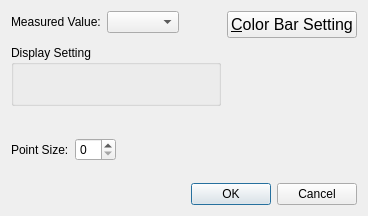
<?xml version="1.0" encoding="UTF-8"?>
<ui version="4.0">
 <class>MeasuredDataPointSettingDialog</class>
 <widget class="QDialog" name="MeasuredDataPointSettingDialog">
  <property name="geometry">
   <rect>
    <x>0</x>
    <y>0</y>
    <width>368</width>
    <height>216</height>
   </rect>
  </property>
  <property name="windowTitle">
   <string>Scalar Setting</string>
  </property>
  <layout class="QVBoxLayout" name="verticalLayout_3">
   <item>
    <layout class="QHBoxLayout" name="horizontalLayout_4">
     <item>
      <layout class="QVBoxLayout" name="verticalLayout">
       <item>
        <layout class="QHBoxLayout" name="horizontalLayout_3">
         <item>
          <widget class="QLabel" name="measuredValueLabel">
           <property name="text">
            <string>Measured Value:</string>
           </property>
          </widget>
         </item>
         <item>
          <widget class="QComboBox" name="measuredValueComboBox"/>
         </item>
         <item>
          <spacer name="horizontalSpacer">
           <property name="orientation">
            <enum>Qt::Horizontal</enum>
           </property>
           <property name="sizeHint" stdset="0">
            <size>
             <width>40</width>
             <height>20</height>
            </size>
           </property>
          </spacer>
         </item>
        </layout>
       </item>
       <item>
        <widget class="LookupTableEditWidget" name="colormapWidget" native="true"/>
       </item>
       <item>
        <widget class="QGroupBox" name="contourGroupBox">
         <property name="title">
          <string>Display Setting</string>
         </property>
         <layout class="QHBoxLayout" name="horizontalLayout_5">
          <item>
           <widget class="ContourSettingWidget" name="contourWidget" native="true"/>
          </item>
          <item>
           <spacer name="horizontalSpacer_3">
            <property name="orientation">
             <enum>Qt::Horizontal</enum>
            </property>
            <property name="sizeHint" stdset="0">
             <size>
              <width>343</width>
              <height>20</height>
             </size>
            </property>
           </spacer>
          </item>
         </layout>
        </widget>
       </item>
       <item>
        <layout class="QHBoxLayout" name="horizontalLayout">
         <item>
          <widget class="TransparencyWidget" name="transparencyWidget" native="true"/>
         </item>
         <item>
          <spacer name="horizontalSpacer_2">
           <property name="orientation">
            <enum>Qt::Horizontal</enum>
           </property>
           <property name="sizeHint" stdset="0">
            <size>
             <width>40</width>
             <height>20</height>
            </size>
           </property>
          </spacer>
         </item>
        </layout>
       </item>
       <item>
        <layout class="QHBoxLayout" name="horizontalLayout_2">
         <item>
          <widget class="QLabel" name="pointSizeLabel">
           <property name="text">
            <string>Point Size:</string>
           </property>
          </widget>
         </item>
         <item>
          <widget class="QSpinBox" name="pointSizeSpinBox"/>
         </item>
         <item>
          <spacer name="horizontalSpacer_4">
           <property name="orientation">
            <enum>Qt::Horizontal</enum>
           </property>
           <property name="sizeHint" stdset="0">
            <size>
             <width>40</width>
             <height>20</height>
            </size>
           </property>
          </spacer>
         </item>
        </layout>
       </item>
       <item>
        <spacer name="verticalSpacer">
         <property name="orientation">
          <enum>Qt::Vertical</enum>
         </property>
         <property name="sizeHint" stdset="0">
          <size>
           <width>180</width>
           <height>31</height>
          </size>
         </property>
        </spacer>
       </item>
      </layout>
     </item>
     <item>
      <layout class="QVBoxLayout" name="verticalLayout_2">
       <item>
        <widget class="QPushButton" name="colorbarSettingButton">
         <property name="font">
          <font>
           <pointsize>12</pointsize>
          </font>
         </property>
         <property name="text">
          <string>&amp;Color Bar Setting</string>
         </property>
        </widget>
       </item>
       <item>
        <spacer name="verticalSpacer_2">
         <property name="orientation">
          <enum>Qt::Vertical</enum>
         </property>
         <property name="sizeHint" stdset="0">
          <size>
           <width>20</width>
           <height>40</height>
          </size>
         </property>
        </spacer>
       </item>
      </layout>
     </item>
    </layout>
   </item>
   <item>
    <widget class="QDialogButtonBox" name="buttonBox">
     <property name="orientation">
      <enum>Qt::Horizontal</enum>
     </property>
     <property name="standardButtons">
      <set>QDialogButtonBox::Cancel|QDialogButtonBox::Ok</set>
     </property>
    </widget>
   </item>
  </layout>
 </widget>
 <customwidgets>
  <customwidget>
   <class>TransparencyWidget</class>
   <extends>QWidget</extends>
   <header>guibase/widget/transparencywidget.h</header>
   <container>1</container>
  </customwidget>
  <customwidget>
   <class>ContourSettingWidget</class>
   <extends>QWidget</extends>
   <header>guibase/widget/contoursettingwidget.h</header>
   <container>1</container>
   <slots>
    <signal>contourChanged()</signal>
   </slots>
  </customwidget>
  <customwidget>
   <class>LookupTableEditWidget</class>
   <extends>QWidget</extends>
   <header>guicore/scalarstocolors/lookuptableeditwidget.h</header>
   <container>1</container>
  </customwidget>
 </customwidgets>
 <resources/>
 <connections>
  <connection>
   <sender>buttonBox</sender>
   <signal>accepted()</signal>
   <receiver>MeasuredDataPointSettingDialog</receiver>
   <slot>accept()</slot>
   <hints>
    <hint type="sourcelabel">
     <x>248</x>
     <y>254</y>
    </hint>
    <hint type="destinationlabel">
     <x>157</x>
     <y>274</y>
    </hint>
   </hints>
  </connection>
  <connection>
   <sender>buttonBox</sender>
   <signal>rejected()</signal>
   <receiver>MeasuredDataPointSettingDialog</receiver>
   <slot>reject()</slot>
   <hints>
    <hint type="sourcelabel">
     <x>316</x>
     <y>260</y>
    </hint>
    <hint type="destinationlabel">
     <x>286</x>
     <y>274</y>
    </hint>
   </hints>
  </connection>
 </connections>
</ui>
